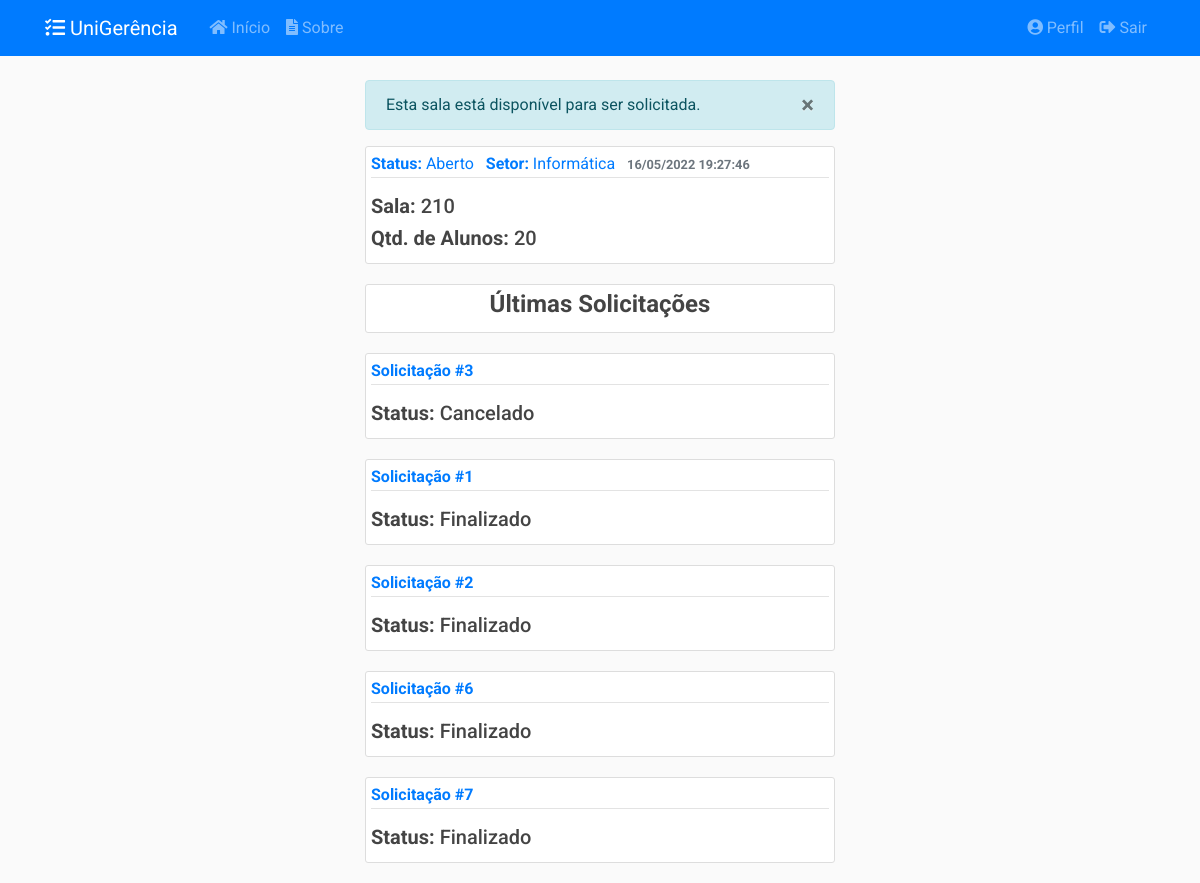
/salas/1 (signed in), run on an earlier commit of the app's database.
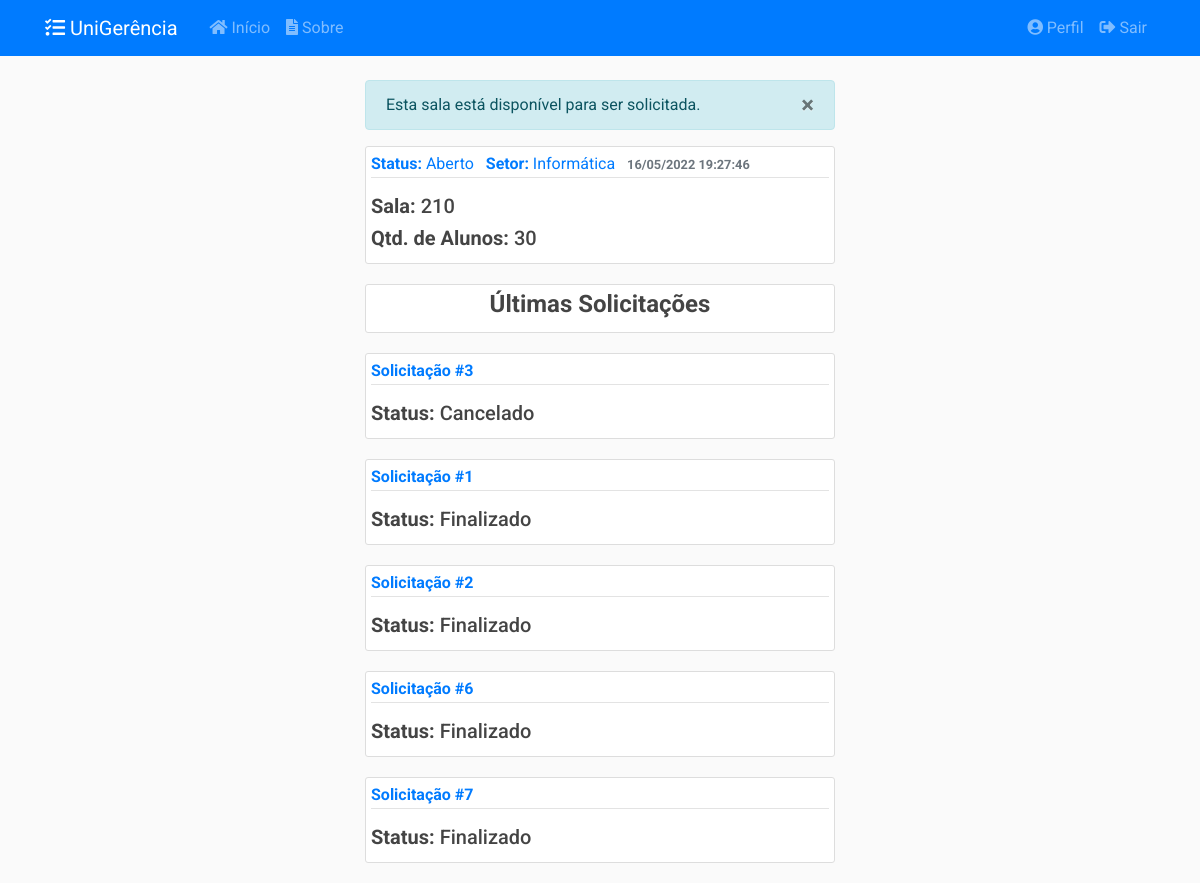
And on a later commit of the database.
### app/models/salas.py (models this page shows, shortened)
class Sala(db.Model):
    __tablename__ = 'salas'
    __table_args__ = {'extend_existing': True}
    id = db.Column(db.Integer, primary_key=True)
    numero = db.Column(db.String(20), nullable=False)
    qtd_aluno = db.Column(db.Integer, nullable=False)
    data_cadastro = db.Column(db.DateTime, nullable=False,
                              default=datetime.now().astimezone(fuso_horario))
    data_atualizacao = db.Column(db.DateTime, nullable=True)
    status = db.Column(db.Enum(Status), default=Status.ABERTO.name)
    motivo_indisponibilidade = db.Column(db.Text, nullable=True)
    ativo = db.Column(db.Boolean, nullable=False, default=True)
    setor_id = db.Column(db.Integer, db.ForeignKey('setores.id'), nullable=False)
    solicitacoes = db.relationship('SolicitacaoSala', secondary=solicitacao_s,
                                   back_populates='salas')
    relatorios = db.relationship('RelatorioSala', back_populates='sala')
    setor = db.relationship('Setor', back_populates='salas')
    def recupera_id(sala_id):
        return Sala.query.filter_by(id=sala_id).filter_by(ativo=True).first_or_404()
    def __repr__(self):
        return f"{self.numero} - {self.setor.name} - Qtde. Alunos: {self.qtd_aluno}"

class Setor(db.Model):
    __tablename__ = 'setores'
    __table_args__ = {'extend_existing': True}
    id = db.Column(db.Integer, primary_key=True)
    name = db.Column(db.String(50), unique=True, nullable=False)
    qtd_disponivel = db.Column(db.Integer, nullable=False, default=0)
    ativo = db.Column(db.Boolean, nullable=False, default=True)
    solicitacoes = db.relationship('SolicitacaoSala', back_populates='setor')
    salas = db.relationship('Sala', back_populates='setor')

### app/models/solicitacoes.py (models this page shows, shortened)
class Solicitacao(db.Model):
    __tablename__ = 'solicitacoes'
    __table_args__ = {'extend_existing': True}
    id = db.Column(db.Integer, primary_key=True)
    status = db.Column(db.Enum(Status), default=Status.ABERTO.name)
    data_abertura = db.Column(db.DateTime, nullable=False,
                              default=datetime.now().astimezone(fuso_horario))
    data_inicio_pref = db.Column(db.Date, nullable=False)
    data_fim_pref = db.Column(db.Date, nullable=False)
    data_retirada = db.Column(db.DateTime, nullable=True)
    data_devolucao = db.Column(db.DateTime, nullable=True)
    data_cancelamento = db.Column(db.DateTime, nullable=True)
    data_finalizacao = db.Column(db.DateTime, nullable=True)
    quantidade = db.Column(db.Integer, nullable=False, default=0)
    descricao = db.Column(db.String(20), nullable=False)
    tipo = db.Column(db.String(20), nullable=False)
    ativo = db.Column(db.Boolean, nullable=False, default=True)
    usuario_id = db.Column(db.Integer, db.ForeignKey('usuarios.id'),
                           nullable=False)
    turno_id = db.Column(db.Integer, db.ForeignKey('turnos.id'),
                           nullable=False)
    turno = db.relationship('Turno', back_populates='solicitacoes')
    def recupera_ultimas_sala(sala, limite):
        return Solicitacao.query.filter(
            SolicitacaoSala.salas.contains(sala)).filter_by(
            ativo=True).order_by(SolicitacaoSala.id.desc()).limit(limite)
    __mapper_args__ = {
        'polymorphic_identity': 'SOLICITACAO',
        'polymorphic_on': tipo
    }

class SolicitacaoSala(Solicitacao):
    __tablename__ = 'solicitacoes_salas'
    id = db.Column(db.Integer, db.ForeignKey('solicitacoes.id'), primary_key=True)
    setor_id = db.Column(db.Integer, db.ForeignKey('setores.id'), nullable=False)
    setor = db.relationship('Setor', back_populates='solicitacoes')
    salas = db.relationship('Sala', secondary= solicitacao_s,
                                    back_populates='solicitacoes')
    __mapper_args__ = {
        'polymorphic_identity': 'SALA',
    }

class Solicitacao(db.Model):
    __tablename__ = 'solicitacoes'
    __table_args__ = {'extend_existing': True}
    id = db.Column(db.Integer, primary_key=True)
    status = db.Column(db.Enum(Status), default=Status.ABERTO.name)
    data_abertura = db.Column(db.DateTime, nullable=False,
                              default=datetime.now().astimezone(fuso_horario))
    data_inicio_pref = db.Column(db.Date, nullable=False)
    data_fim_pref = db.Column(db.Date, nullable=False)
    data_retirada = db.Column(db.DateTime, nullable=True)
    data_devolucao = db.Column(db.DateTime, nullable=True)
    data_cancelamento = db.Column(db.DateTime, nullable=True)
    data_finalizacao = db.Column(db.DateTime, nullable=True)
    quantidade = db.Column(db.Integer, nullable=False, default=0)
    descricao = db.Column(db.String(20), nullable=False)
    tipo = db.Column(db.String(20), nullable=False)
    ativo = db.Column(db.Boolean, nullable=False, default=True)
    usuario_id = db.Column(db.Integer, db.ForeignKey('usuarios.id'),
                           nullable=False)
    turno_id = db.Column(db.Integer, db.ForeignKey('turnos.id'),
                           nullable=False)
    turno = db.relationship('Turno', back_populates='solicitacoes')
    def recupera_ultimas_sala(sala, limite):
        return Solicitacao.query.filter(
            SolicitacaoSala.salas.contains(sala)).filter_by(
            ativo=True).order_by(SolicitacaoSala.id.desc()).limit(limite)
    __mapper_args__ = {
        'polymorphic_identity': 'SOLICITACAO',
        'polymorphic_on': tipo
    }

class SolicitacaoEquipamento(Solicitacao):
    __tablename__ = 'solicitacoes_equipamentos'
    id = db.Column(db.Integer, db.ForeignKey('solicitacoes.id'), primary_key=True)
    tipo_eqp_id = db.Column(db.Integer, db.ForeignKey('tipos_equipamento.id'),
                           nullable=True)
    equipamentos = db.relationship('Equipamento', secondary=solicitacao_e,
                                   back_populates='solicitacoes')
    tipo_eqp = db.relationship('TipoEquipamento', back_populates='solicitacoes')
    __mapper_args__ = {
        'polymorphic_identity': 'EQUIPAMENTO'
    }

### app/controllers/salas.py (the view)
@salas.route("/<int:sala_id>")
@login_required
@prof_required
def sala(sala_id):
    sala = Sala.recupera_id(sala_id)
    solicitacoes = Solicitacao.recupera_ultimas_sala(sala, 5)
    return render_template('salas/sala.html',
                           title=sala, sala=sala,
                           solicitacoes=solicitacoes)

### app/models/usuarios.py (called while the page is built)
@login_manager.user_loader
def load_user(user_id):
    return Usuario.query.get(int(user_id))

def prof_required(f):
    @wraps(f)
    def wrap(*args, **kwargs):
        if Usuario.verifica_prof(current_user):
            return f(*args, **kwargs)
        else:
            flash('Você não tem autorização para acessar esta página.', 'danger')
        return redirect(url_for('principal.inicio'))
    return wrap

    @staticmethod
    def verifica_prof(usuario):
        if usuario.tipo.name == 'PROF' or usuario.tipo.name == 'ADMIN':
            return True
        else:
            return False

### app/templates/salas/sala.html (shortened to what this page needs)
{% extends "layout.html" %}
{% block conteudo %}
{% if sala.status.name != 'PENDENTE' %}
<div class="alert alert-info" role="alert" id="alert-message">
    <button type="button" class="close" data-dismiss="alert">
    <span>&times;</span>
    </button>
    {% if sala.status.name == 'ABERTO' %}
    Esta sala está disponível para ser solicitada.
    {% elif sala.status.name == 'EMUSO' %}
    Esta sala está em uso.
    {% elif sala.status.name == 'DESABILITADO' or sala.status.name == 'EMMANUTENCAO' %}
    Esta sala está indisponível para ser solicitada.
    {% endif %}
</div>
{% endif %}
<article class="media content-section">
    <div class="media-body">
        <div class="article-metadata mb-3">
            <a class="mr-2"><strong>Status:</strong> {{ sala.status.value }}</a>
            <a class="mr-2"><strong>Setor:</strong> {{ sala.setor.name }}</a>
            <small class="text-muted"><strong>{{ sala.data_cadastro.strftime('%d/%m/%Y %H:%M:%S') }}</strong></small>
        </div>
        <h5 class="article-title"><strong>Sala:</strong> {{ sala.numero }}</h5>
        <h5 class="article-content"><strong>Qtd. de Alunos:</strong> {{ sala.qtd_aluno }}</h5>
    </div>
</article>
<article class="media content-section">
    <div class="media-body">
        <h4 class="article-content text-center"><strong>Últimas Solicitações</strong></h4>
    </div>
</article>
{% for solicitacao in solicitacoes %}
<article class="media content-section">
    <div class="media-body">
        <div class="article-metadata mb-3">
            <a class="mr-2" href="{{ url_for('solicitacoes.solicitacao', solicitacao_id=solicitacao.id )}}"><strong>Solicitação #{{ solicitacao.id }}</strong></a>
        </div>
        <h5 class="article-content"><strong>Status:</strong> {{ solicitacao.status.value }}</h5>
    </div>
</article>
{% endfor %}
{% endblock conteudo %}

### app/templates/layout.html (shortened to what this page needs)
<!DOCTYPE html>
<html>
<head>
    <link rel="stylesheet" type="text/css" href="{{ url_for('static', filename='css/bootstrap4.min.css') }}">
    <link rel="stylesheet" type="text/css" href="{{ url_for('static', filename='css/main.css') }}">
    <link rel="stylesheet" type="text/css" href="https://cdn.datatables.net/v/dt/jszip-2.5.0/dt-1.12.1/b-2.2.3/b-colvis-2.2.3/b-html5-2.2.3/b-print-2.2.3/cr-1.5.6/date-1.1.2/fh-3.2.3/r-2.3.0/rg-1.2.0/rr-1.2.8/sc-2.0.6/sp-2.0.1/sl-1.4.0/datatables.min.css"/>
    <link rel="stylesheet" type="text/css" href="{{ url_for('static', filename='css/select2.min.css') }}"/>
    <link rel="stylesheet" type="text/css" href="{{ url_for('static', filename='css/select2-bootstrap.min.css') }}">
    <link rel="stylesheet" type="text/css" href="https://pro.fontawesome.com/releases/v5.15.0/css/all.css">
</head>
<body>
    <header class="site-header">
        <nav class="navbar navbar-expand-md navbar-dark bg-primary fixed-top">
            <div class="container">
                <a class="navbar-brand mr-4" href="{{ url_for('principal.inicio') }}"><i class="fas fa-tasks"></i> UniGerência</a>
                <div class="collapse navbar-collapse" id="navbarToggle">
                    <div class="navbar-nav mr-auto">
                        <a class="nav-item nav-link" href="{{ url_for('principal.inicio') }}"><i class="fas fa-home"></i>&nbsp;Início</a>
                        <a class="nav-item nav-link" href="{{ url_for('principal.sobre') }}"><i class="fas fa-file-alt"></i>&nbsp;Sobre</a>
                    </div>
                    <div class="navbar-nav">
                    {% if current_user.is_authenticated %}
                        <a class="nav-item nav-link" href="{{ url_for('usuarios.perfil') }}"><i class="fas fa-user-circle"></i>&nbsp;Perfil</a>
                        <a class="nav-item nav-link" href="{{ url_for('usuarios.logout') }}"><i class="fas fa-sign-out-alt"></i>&nbsp;Sair</a>
                    {% else %}
                        <a class="nav-item nav-link" href="{{ url_for('usuarios.login') }}"><i class="fas fa-sign-in-alt"></i>&nbsp;Login</a>
                        <a class="nav-item nav-link" href="{{ url_for('usuarios.registrar') }}"><i class="fas fa-address-card"></i>&nbsp;Registre-se</a>
                    {% endif %}
                    </div>
                </div>
            </div>
        </nav>
    </header>
    <main role="main" class="container-fluid">
        <div class="row justify-content-lg-center">
            <div class="col-lg-5 align-self-lg-center">
            {% block conteudo %}{% endblock %}
            </div>
        </div>
    </main>
</body>
</html>

### app/static/css/main.css (style rules this page uses)
body { background: #fafafad5; color: #333333; margin-top: 5rem; font-family: 'Roboto' !important; }
h1, h2, h3, h4, h5, h6 { color: #444444; }
html { scroll-behavior: smooth; }
.content-section { background: #ffffff; padding: 5px 5px; border: 1px solid #dddddd; border-radius: 3px; margin-bottom: 20px; }
.article-title { color: #444444; }
.article-content { white-space: pre-line; }
.article-metadata { padding-bottom: 1px; margin-bottom: 4px; border-bottom: 1px solid #e3e3e3 }

What changed in the data, as far as the page shows it:
changed Sala "Aberto": qtd_aluno "20" → "30"
